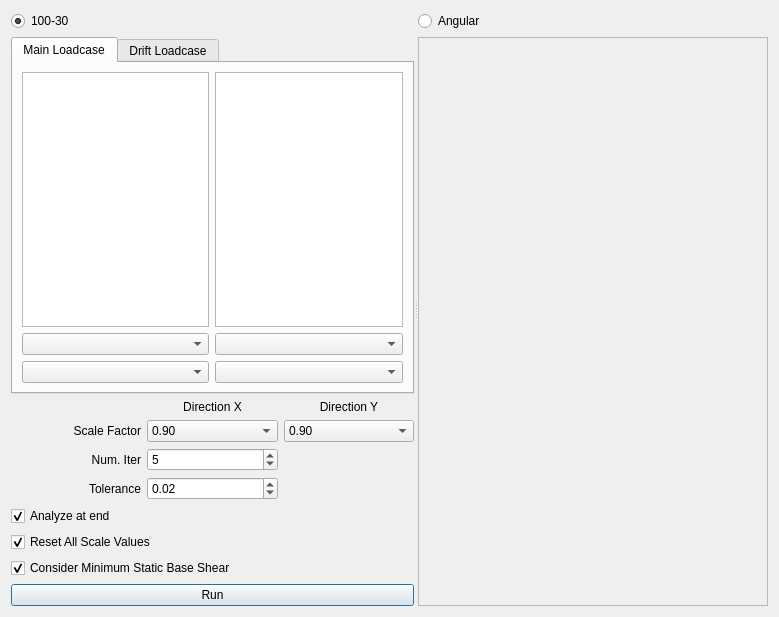
<?xml version="1.0" encoding="UTF-8"?>
<ui version="4.0">
 <class>Dialog</class>
 <widget class="QDialog" name="Dialog">
  <property name="geometry">
   <rect>
    <x>0</x>
    <y>0</y>
    <width>779</width>
    <height>617</height>
   </rect>
  </property>
  <property name="windowTitle">
   <string>Response Spectrum Analysis</string>
  </property>
  <layout class="QHBoxLayout" name="horizontalLayout">
   <item>
    <widget class="QSplitter" name="splitter">
     <property name="orientation">
      <enum>Qt::Horizontal</enum>
     </property>
     <widget class="QWidget" name="layoutWidget">
      <layout class="QVBoxLayout" name="verticalLayout_2">
       <item>
        <layout class="QGridLayout" name="gridLayout_3">
         <item row="2" column="0">
          <widget class="QLabel" name="label_7">
           <property name="text">
            <string>Scale Factor</string>
           </property>
           <property name="alignment">
            <set>Qt::AlignRight|Qt::AlignTrailing|Qt::AlignVCenter</set>
           </property>
          </widget>
         </item>
         <item row="3" column="0">
          <widget class="QLabel" name="label_8">
           <property name="text">
            <string>Num. Iter</string>
           </property>
           <property name="alignment">
            <set>Qt::AlignRight|Qt::AlignTrailing|Qt::AlignVCenter</set>
           </property>
          </widget>
         </item>
         <item row="4" column="0">
          <widget class="QLabel" name="label_9">
           <property name="text">
            <string>Tolerance</string>
           </property>
           <property name="alignment">
            <set>Qt::AlignRight|Qt::AlignTrailing|Qt::AlignVCenter</set>
           </property>
          </widget>
         </item>
         <item row="3" column="1">
          <widget class="QSpinBox" name="iteration">
           <property name="minimum">
            <number>1</number>
           </property>
           <property name="value">
            <number>5</number>
           </property>
          </widget>
         </item>
         <item row="1" column="2">
          <widget class="QLabel" name="y_label">
           <property name="enabled">
            <bool>true</bool>
           </property>
           <property name="text">
            <string>Direction Y</string>
           </property>
           <property name="alignment">
            <set>Qt::AlignCenter</set>
           </property>
          </widget>
         </item>
         <item row="5" column="0" colspan="3">
          <widget class="QCheckBox" name="analyze">
           <property name="layoutDirection">
            <enum>Qt::LeftToRight</enum>
           </property>
           <property name="text">
            <string>Analyze at end</string>
           </property>
           <property name="checked">
            <bool>true</bool>
           </property>
          </widget>
         </item>
         <item row="4" column="1">
          <widget class="QDoubleSpinBox" name="tolerance">
           <property name="minimum">
            <double>0.000000000000000</double>
           </property>
           <property name="maximum">
            <double>0.500000000000000</double>
           </property>
           <property name="singleStep">
            <double>0.010000000000000</double>
           </property>
           <property name="value">
            <double>0.020000000000000</double>
           </property>
          </widget>
         </item>
         <item row="1" column="1">
          <widget class="QLabel" name="x_label">
           <property name="layoutDirection">
            <enum>Qt::LeftToRight</enum>
           </property>
           <property name="text">
            <string>Direction X</string>
           </property>
           <property name="alignment">
            <set>Qt::AlignCenter</set>
           </property>
          </widget>
         </item>
         <item row="2" column="1">
          <widget class="QComboBox" name="x_scalefactor_combobox">
           <property name="currentIndex">
            <number>1</number>
           </property>
           <item>
            <property name="text">
             <string>0.85</string>
            </property>
           </item>
           <item>
            <property name="text">
             <string>0.90</string>
            </property>
           </item>
           <item>
            <property name="text">
             <string>1.0</string>
            </property>
           </item>
          </widget>
         </item>
         <item row="6" column="0" colspan="3">
          <widget class="QCheckBox" name="reset">
           <property name="text">
            <string>Reset All Scale Values</string>
           </property>
           <property name="checked">
            <bool>true</bool>
           </property>
          </widget>
         </item>
         <item row="2" column="2">
          <widget class="QComboBox" name="y_scalefactor_combobox">
           <property name="currentIndex">
            <number>1</number>
           </property>
           <item>
            <property name="text">
             <string>0.85</string>
            </property>
           </item>
           <item>
            <property name="text">
             <string>0.90</string>
            </property>
           </item>
           <item>
            <property name="text">
             <string>1.0</string>
            </property>
           </item>
          </widget>
         </item>
         <item row="7" column="0" colspan="3">
          <widget class="QCheckBox" name="consider_min_static_base_shear">
           <property name="text">
            <string>Consider Minimum Static Base Shear</string>
           </property>
           <property name="checked">
            <bool>true</bool>
           </property>
          </widget>
         </item>
         <item row="0" column="0" colspan="3">
          <layout class="QGridLayout" name="gridLayout">
           <item row="0" column="0">
            <widget class="QRadioButton" name="combination_response_spectrum_checkbox">
             <property name="text">
              <string>100-30</string>
             </property>
             <property name="checked">
              <bool>true</bool>
             </property>
            </widget>
           </item>
           <item row="1" column="0" colspan="2">
            <widget class="QTabWidget" name="tabwidget">
             <property name="currentIndex">
              <number>0</number>
             </property>
             <widget class="QWidget" name="tab">
              <attribute name="title">
               <string>Main Loadcase</string>
              </attribute>
              <layout class="QGridLayout" name="gridLayout_2">
               <item row="0" column="0">
                <widget class="QListWidget" name="x_dynamic_loadcase_list">
                 <property name="selectionMode">
                  <enum>QAbstractItemView::MultiSelection</enum>
                 </property>
                 <property name="sortingEnabled">
                  <bool>false</bool>
                 </property>
                </widget>
               </item>
               <item row="1" column="1">
                <widget class="QComboBox" name="ey_combobox">
                 <property name="enabled">
                  <bool>true</bool>
                 </property>
                </widget>
               </item>
               <item row="0" column="1">
                <widget class="QListWidget" name="y_dynamic_loadcase_list">
                 <property name="selectionMode">
                  <enum>QAbstractItemView::MultiSelection</enum>
                 </property>
                 <property name="sortingEnabled">
                  <bool>false</bool>
                 </property>
                </widget>
               </item>
               <item row="1" column="0">
                <widget class="QComboBox" name="ex_combobox"/>
               </item>
               <item row="2" column="0">
                <widget class="QComboBox" name="ex1_combobox"/>
               </item>
               <item row="2" column="1">
                <widget class="QComboBox" name="ey1_combobox">
                 <property name="enabled">
                  <bool>true</bool>
                 </property>
                </widget>
               </item>
              </layout>
             </widget>
             <widget class="QWidget" name="tab_2">
              <attribute name="title">
               <string>Drift Loadcase</string>
              </attribute>
              <layout class="QGridLayout" name="gridLayout_4">
               <item row="1" column="0">
                <widget class="QComboBox" name="ex_drift_combobox"/>
               </item>
               <item row="0" column="0">
                <widget class="QListWidget" name="x_dynamic_drift_loadcase_list">
                 <property name="selectionMode">
                  <enum>QAbstractItemView::MultiSelection</enum>
                 </property>
                 <property name="sortingEnabled">
                  <bool>false</bool>
                 </property>
                </widget>
               </item>
               <item row="1" column="1">
                <widget class="QComboBox" name="ey_drift_combobox">
                 <property name="enabled">
                  <bool>true</bool>
                 </property>
                </widget>
               </item>
               <item row="0" column="1">
                <widget class="QListWidget" name="y_dynamic_drift_loadcase_list">
                 <property name="selectionMode">
                  <enum>QAbstractItemView::MultiSelection</enum>
                 </property>
                 <property name="sortingEnabled">
                  <bool>false</bool>
                 </property>
                </widget>
               </item>
               <item row="2" column="0">
                <widget class="QComboBox" name="ex1_drift_combobox"/>
               </item>
               <item row="2" column="1">
                <widget class="QComboBox" name="ey1_drift_combobox">
                 <property name="enabled">
                  <bool>true</bool>
                 </property>
                </widget>
               </item>
              </layout>
             </widget>
            </widget>
           </item>
          </layout>
         </item>
        </layout>
       </item>
       <item>
        <widget class="QPushButton" name="run">
         <property name="text">
          <string>Run</string>
         </property>
         <property name="icon">
          <iconset resource="../civiltools.qrc">
           <normaloff>:/civiltools/images/run.svg</normaloff>:/civiltools/images/run.svg</iconset>
         </property>
         <property name="iconSize">
          <size>
           <width>60</width>
           <height>60</height>
          </size>
         </property>
         <property name="shortcut">
          <string>Ctrl+S</string>
         </property>
        </widget>
       </item>
      </layout>
     </widget>
     <widget class="QWidget" name="layoutWidget">
      <layout class="QVBoxLayout" name="verticalLayout">
       <item>
        <widget class="QRadioButton" name="angular_response_spectrum_checkbox">
         <property name="text">
          <string>Angular</string>
         </property>
        </widget>
       </item>
       <item>
        <widget class="QTableView" name="angular_tableview">
         <property name="enabled">
          <bool>false</bool>
         </property>
         <property name="minimumSize">
          <size>
           <width>350</width>
           <height>0</height>
          </size>
         </property>
         <property name="alternatingRowColors">
          <bool>true</bool>
         </property>
         <property name="selectionMode">
          <enum>QAbstractItemView::SingleSelection</enum>
         </property>
        </widget>
       </item>
      </layout>
     </widget>
    </widget>
   </item>
  </layout>
 </widget>
 <resources>
  <include location="../civiltools.qrc"/>
 </resources>
 <connections/>
</ui>
